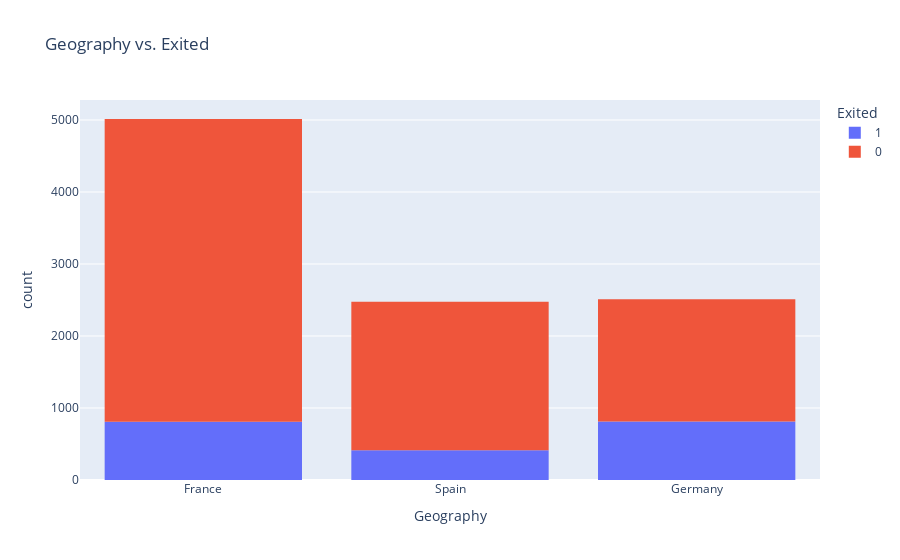

Notebook code for this chart:
### Code cell
px.histogram(raw_df, x='Geography', title='Geography vs. Exited', color='Exited')

### Figure 1 — Plotly figure (JSON) as saved in the notebook; plotly's stock layout.template omitted (floating-point values rounded to 4 significant figures; data arrays with more than 128 entries replaced by an {"elided": "..."} marker saying what was removed)
{"data": [{"bingroup": "x", "hovertemplate": "Exited=1<br>Geography=%{x}<br>count=%{y}<extra></extra>", "legendgroup": "1", "marker": {"color": "#636efa", "pattern": {"shape": ""}}, "name": "1", "orientation": "v", "showlegend": true, "type": "histogram", "x": {"elided": "2037 str values"}, "xaxis": "x", "yaxis": "y"}, {"bingroup": "x", "hovertemplate": "Exited=0<br>Geography=%{x}<br>count=%{y}<extra></extra>", "legendgroup": "0", "marker": {"color": "#EF553B", "pattern": {"shape": ""}}, "name": "0", "orientation": "v", "showlegend": true, "type": "histogram", "x": {"elided": "7963 str values"}, "xaxis": "x", "yaxis": "y"}], "layout": {"barmode": "relative", "legend": {"title": {"text": "Exited"}, "tracegroupgap": 0}, "title": {"text": "Geography vs. Exited"}, "xaxis": {"anchor": "y", "domain": [0, 1], "title": {"text": "Geography"}}, "yaxis": {"anchor": "x", "domain": [0, 1], "title": {"text": "count"}}}}
